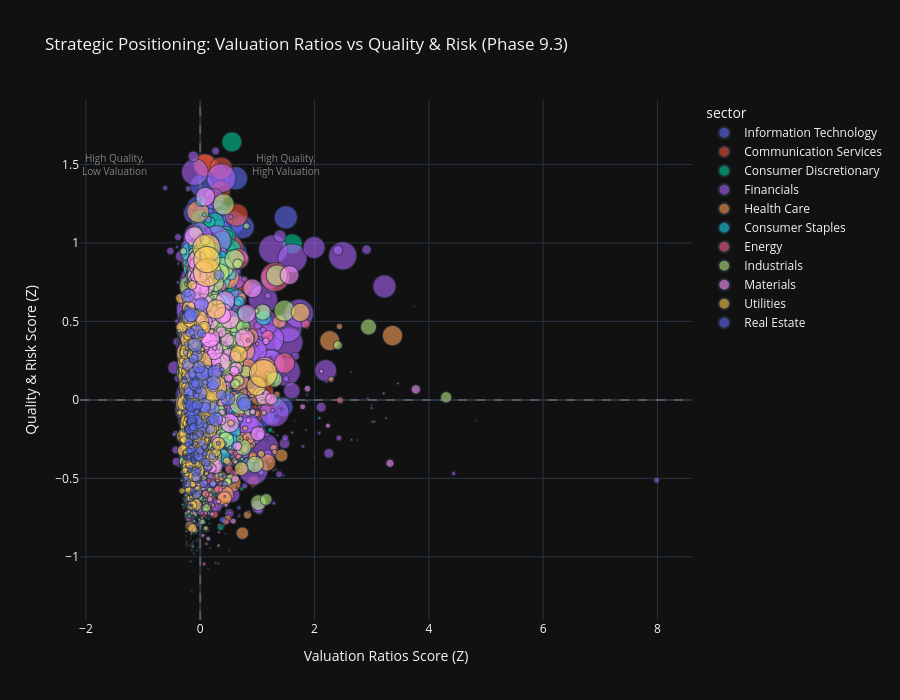

Notebook code cell kept with this figure:
### Code cell
# Visualization 5: Category-Sector Bubble Chart (Value vs Quality Trade-offs)
print("\n📊 Category-Sector Bubble Chart:")

# Create scatter plot comparing two key categories with sector coloring
if 'category_score_matrix' in locals() and not category_score_matrix.empty:
    # Select two categories for comparison (e.g., Valuation vs Quality)
    categories_list = list(category_score_matrix.columns)

    # Default to Valuation Ratios (cat 2) vs Quality & Risk (cat 4) if available
    x_category = 'Valuation Ratios' if 'Valuation Ratios' in categories_list else categories_list[0]
    y_category = 'Quality & Risk' if 'Quality & Risk' in categories_list else (
        categories_list[1] if len(categories_list) > 1 else categories_list[0]
    )

    # Prepare data for bubble chart
    bubble_data = pd.DataFrame({
        x_category: category_score_matrix[x_category],
        y_category: category_score_matrix[y_category],
        'sector': all_stocks_scaled['sector'].values,
        'ticker': all_stocks_scaled.get('ticker', range(len(category_score_matrix))),
        'market_cap': all_stocks_imputed.get('market_cap', 100)  # Use raw (unscaled) data for bubble size
        }).dropna()

    # Create bubble chart
    fig_bubble = px.scatter(
            bubble_data,
            x=x_category,
            y=y_category,
            color='sector',
            size='market_cap',
            hover_data=['ticker'],
            title=f"Strategic Positioning: {x_category} vs {y_category} (Phase 9.3)",
            labels={
                x_category: f"{x_category} Score (Z)",
                y_category: f"{y_category} Score (Z)"
                },
            size_max=30,
            opacity=0.6
            )

    # Add quadrant lines
    fig_bubble.add_hline(y=0, line_dash="dash", line_color="gray", opacity=0.5)
    fig_bubble.add_vline(x=0, line_dash="dash", line_color="gray", opacity=0.5)

    # Add quadrant labels
    fig_bubble.add_annotation(
            text="High Quality,<br>High Valuation", x=1.5, y=1.5,
            showarrow=False, font=dict(size=10, color="gray")
            )
    fig_bubble.add_annotation(
            text="High Quality,<br>Low Valuation", x=-1.5, y=1.5,
            showarrow=False, font=dict(size=10, color="gray")
            )

    fig_bubble.update_layout(height=700)

    fig_bubble.show()
    output_path = eda_output_dir / "phase93_category_sector_bubble_chart.html"
    fig_bubble.write_html(output_path)

    print(f"\n✓ Category-sector bubble chart complete")
    print(f"  X-axis: {x_category}")
    print(f"  Y-axis: {y_category}")
    print(f"  Data points: {len(bubble_data)}")
    print(f"  Output: {output_path}")

    # Identify quadrants
    q1 = bubble_data[(bubble_data[x_category] > 0) & (bubble_data[y_category] > 0)]
    q2 = bubble_data[(bubble_data[x_category] < 0) & (bubble_data[y_category] > 0)]
    q3 = bubble_data[(bubble_data[x_category] < 0) & (bubble_data[y_category] < 0)]
    q4 = bubble_data[(bubble_data[x_category] > 0) & (bubble_data[y_category] < 0)]

    print(f"\n  📍 Quadrant Distribution:")
    print(f"    Q1 (High Val, High Qual): {len(q1)} stocks ({len(q1) / len(bubble_data) * 100:.1f}%)")
    print(
            f"    Q2 (Low Val, High Qual): {len(q2)} stocks ({len(q2) / len(bubble_data) * 100:.1f}%) - Value opportunities")
    print(f"    Q3 (Low Val, Low Qual): {len(q3)} stocks ({len(q3) / len(bubble_data) * 100:.1f}%)")
    print(f"    Q4 (High Val, Low Qual): {len(q4)} stocks ({len(q4) / len(bubble_data) * 100:.1f}%) - Risk flags")
else:
    print("  ⚠️ No category score data available for bubble chart")

### Figure 1 — Plotly figure (JSON) as saved in the notebook; plotly's stock layout.template omitted (floating-point values rounded to 4 significant figures; data arrays with more than 128 entries replaced by an {"elided": "..."} marker saying what was removed)
{"data": [{"customdata": {"elided": "828x1 str values"}, "hovertemplate": "sector=Information Technology<br>Valuation Ratios Score (Z)=%{x}<br>Quality & Risk Score (Z)=%{y}<br>market_cap=%{marker.size}<br>ticker=%{customdata[0]}<extra></extra>", "legendgroup": "Information Technology", "marker": {"color": "#636efa", "opacity": 0.6, "size": {"elided": "828 float values"}, "sizemode": "area", "sizeref": 45.31, "symbol": "circle"}, "mode": "markers", "name": "Information Technology", "showlegend": true, "x": {"elided": "828 float values"}, "xaxis": "x", "y": {"elided": "828 float values"}, "yaxis": "y", "type": "scattergl"}, {"customdata": {"elided": "339x1 str values"}, "hovertemplate": "sector=Communication Services<br>Valuation Ratios Score (Z)=%{x}<br>Quality & Risk Score (Z)=%{y}<br>market_cap=%{marker.size}<br>ticker=%{customdata[0]}<extra></extra>", "legendgroup": "Communication Services", "marker": {"color": "#EF553B", "opacity": 0.6, "size": {"elided": "339 float values"}, "sizemode": "area", "sizeref": 45.31, "symbol": "circle"}, "mode": "markers", "name": "Communication Services", "showlegend": true, "x": {"elided": "339 float values"}, "xaxis": "x", "y": {"elided": "339 float values"}, "yaxis": "y", "type": "scattergl"}, {"customdata": {"elided": "905x1 str values"}, "hovertemplate": "sector=Consumer Discretionary<br>Valuation Ratios Score (Z)=%{x}<br>Quality & Risk Score (Z)=%{y}<br>market_cap=%{marker.size}<br>ticker=%{customdata[0]}<extra></extra>", "legendgroup": "Consumer Discretionary", "marker": {"color": "#00cc96", "opacity": 0.6, "size": {"elided": "905 float values"}, "sizemode": "area", "sizeref": 45.31, "symbol": "circle"}, "mode": "markers", "name": "Consumer Discretionary", "showlegend": true, "x": {"elided": "905 float values"}, "xaxis": "x", "y": {"elided": "905 float values"}, "yaxis": "y", "type": "scattergl"}, {"customdata": {"elided": "1048x1 str values"}, "hovertemplate": "sector=Financials<br>Valuation Ratios Score (Z)=%{x}<br>Quality & Risk Score (Z)=%{y}<br>market_cap=%{marker.size}<br>ticker=%{customdata[0]}<extra></extra>", "legendgroup": "Financials", "marker": {"color": "#ab63fa", "opacity": 0.6, "size": {"elided": "1048 float values"}, "sizemode": "area", "sizeref": 45.31, "symbol": "circle"}, "mode": "markers", "name": "Financials", "showlegend": true, "x": {"elided": "1048 float values"}, "xaxis": "x", "y": {"elided": "1048 float values"}, "yaxis": "y", "type": "scattergl"}, {"customdata": {"elided": "691x1 str values"}, "hovertemplate": "sector=Health Care<br>Valuation Ratios Score (Z)=%{x}<br>Quality & Risk Score (Z)=%{y}<br>market_cap=%{marker.size}<br>ticker=%{customdata[0]}<extra></extra>", "legendgroup": "Health Care", "marker": {"color": "#FFA15A", "opacity": 0.6, "size": {"elided": "691 float values"}, "sizemode": "area", "sizeref": 45.31, "symbol": "circle"}, "mode": "markers", "name": "Health Care", "showlegend": true, "x": {"elided": "691 float values"}, "xaxis": "x", "y": {"elided": "691 float values"}, "yaxis": "y", "type": "scattergl"}, {"customdata": {"elided": "476x1 str values"}, "hovertemplate": "sector=Consumer Staples<br>Valuation Ratios Score (Z)=%{x}<br>Quality & Risk Score (Z)=%{y}<br>market_cap=%{marker.size}<br>ticker=%{customdata[0]}<extra></extra>", "legendgroup": "Consumer Staples", "marker": {"color": "#19d3f3", "opacity": 0.6, "size": {"elided": "476 float values"}, "sizemode": "area", "sizeref": 45.31, "symbol": "circle"}, "mode": "markers", "name": "Consumer Staples", "showlegend": true, "x": {"elided": "476 float values"}, "xaxis": "x", "y": {"elided": "476 float values"}, "yaxis": "y", "type": "scattergl"}, {"customdata": {"elided": "313x1 str values"}, "hovertemplate": "sector=Energy<br>Valuation Ratios Score (Z)=%{x}<br>Quality & Risk Score (Z)=%{y}<br>market_cap=%{marker.size}<br>ticker=%{customdata[0]}<extra></extra>", "legendgroup": "Energy", "marker": {"color": "#FF6692", "opacity": 0.6, "size": {"elided": "313 float values"}, "sizemode": "area", "sizeref": 45.31, "symbol": "circle"}, "mode": "markers", "name": "Energy", "showlegend": true, "x": {"elided": "313 float values"}, "xaxis": "x", "y": {"elided": "313 float values"}, "yaxis": "y", "type": "scattergl"}, {"customdata": {"elided": "1290x1 str values"}, "hovertemplate": "sector=Industrials<br>Valuation Ratios Score (Z)=%{x}<br>Quality & Risk Score (Z)=%{y}<br>market_cap=%{marker.size}<br>ticker=%{customdata[0]}<extra></extra>", "legendgroup": "Industrials", "marker": {"color": "#B6E880", "opacity": 0.6, "size": {"elided": "1290 float values"}, "sizemode": "area", "sizeref": 45.31, "symbol": "circle"}, "mode": "markers", "name": "Industrials", "showlegend": true, "x": {"elided": "1290 float values"}, "xaxis": "x", "y": {"elided": "1290 float values"}, "yaxis": "y", "type": "scattergl"}, {"customdata": {"elided": "633x1 str values"}, "hovertemplate": "sector=Materials<br>Valuation Ratios Score (Z)=%{x}<br>Quality & Risk Score (Z)=%{y}<br>market_cap=%{marker.size}<br>ticker=%{customdata[0]}<extra></extra>", "legendgroup": "Materials", "marker": {"color": "#FF97FF", "opacity": 0.6, "size": {"elided": "633 float values"}, "sizemode": "area", "sizeref": 45.31, "symbol": "circle"}, "mode": "markers", "name": "Materials", "showlegend": true, "x": {"elided": "633 float values"}, "xaxis": "x", "y": {"elided": "633 float values"}, "yaxis": "y", "type": "scattergl"}, {"customdata": {"elided": "235x1 str values"}, "hovertemplate": "sector=Utilities<br>Valuation Ratios Score (Z)=%{x}<br>Quality & Risk Score (Z)=%{y}<br>market_cap=%{marker.size}<br>ticker=%{customdata[0]}<extra></extra>", "legendgroup": "Utilities", "marker": {"color": "#FECB52", "opacity": 0.6, "size": {"elided": "235 float values"}, "sizemode": "area", "sizeref": 45.31, "symbol": "circle"}, "mode": "markers", "name": "Utilities", "showlegend": true, "x": {"elided": "235 float values"}, "xaxis": "x", "y": {"elided": "235 float values"}, "yaxis": "y", "type": "scattergl"}, {"customdata": {"elided": "199x1 str values"}, "hovertemplate": "sector=Real Estate<br>Valuation Ratios Score (Z)=%{x}<br>Quality & Risk Score (Z)=%{y}<br>market_cap=%{marker.size}<br>ticker=%{customdata[0]}<extra></extra>", "legendgroup": "Real Estate", "marker": {"color": "#636efa", "opacity": 0.6, "size": {"elided": "199 float values"}, "sizemode": "area", "sizeref": 45.31, "symbol": "circle"}, "mode": "markers", "name": "Real Estate", "showlegend": true, "x": {"elided": "199 float values"}, "xaxis": "x", "y": {"elided": "199 float values"}, "yaxis": "y", "type": "scattergl"}], "layout": {"xaxis": {"anchor": "y", "domain": [0.0, 1.0], "title": {"text": "Valuation Ratios Score (Z)"}}, "yaxis": {"anchor": "x", "domain": [0.0, 1.0], "title": {"text": "Quality & Risk Score (Z)"}}, "legend": {"title": {"text": "sector"}, "tracegroupgap": 0, "itemsizing": "constant"}, "title": {"text": "Strategic Positioning: Valuation Ratios vs Quality & Risk (Phase 9.3)"}, "shapes": [{"line": {"color": "gray", "dash": "dash"}, "opacity": 0.5, "type": "line", "x0": 0, "x1": 1, "xref": "x domain", "y0": 0, "y1": 0, "yref": "y"}, {"line": {"color": "gray", "dash": "dash"}, "opacity": 0.5, "type": "line", "x0": 0, "x1": 0, "xref": "x", "y0": 0, "y1": 1, "yref": "y domain"}], "annotations": [{"font": {"color": "gray", "size": 10}, "showarrow": false, "text": "High Quality,<br>High Valuation", "x": 1.5, "y": 1.5}, {"font": {"color": "gray", "size": 10}, "showarrow": false, "text": "High Quality,<br>Low Valuation", "x": -1.5, "y": 1.5}], "height": 700}}
